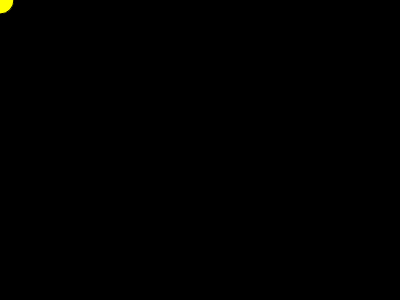
Frame 1 (no input)
Frame 60 (no input): identical to frame 1, image omitted
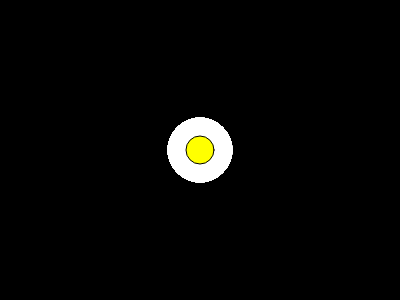
Frame 120 (the mouse pressed at the canvas centre since frame 60)

The p5.js sketch that drew these frames (run headless with seeded random() and noise() and a simulated clock; from frame 60 on, the mouse is pressed at the canvas centre):

// p5.js sketch
// ── sketch.js
let graphics;

function setup() {
createCanvas(400, 300);
pixelDensity(1);
graphics = createGraphics(400, 300);
graphics.background(0);

}

function draw() {

  if (mouseIsPressed) {
    graphics.fill(255);
    graphics.stroke(255);
    graphics.ellipse(mouseX, mouseY, 64);
  }

  image(graphics, 0, 0);
  fill(255,255,0);
  ellipse(mouseX, mouseY, 28);

}
